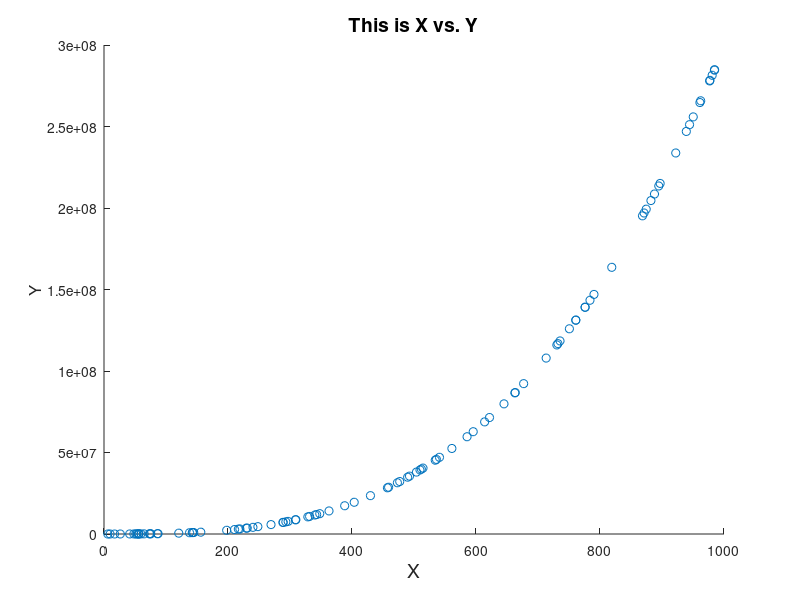
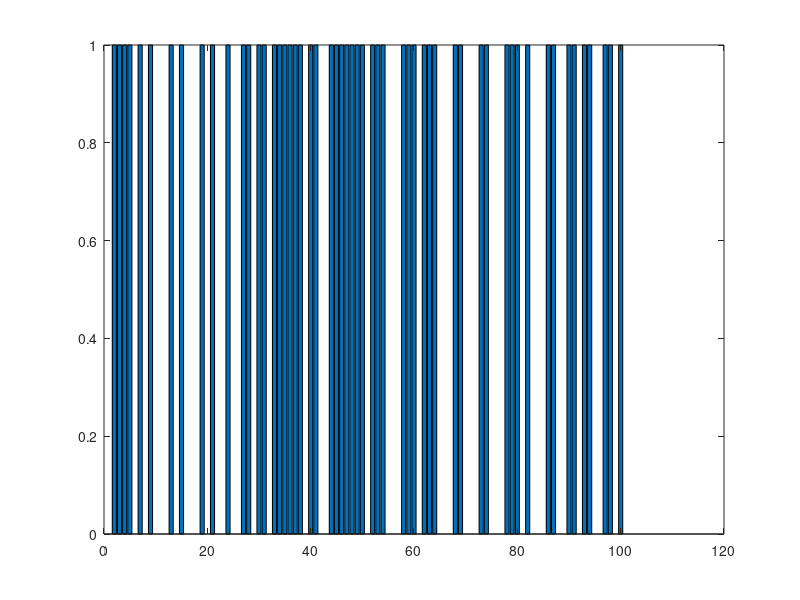

These figures' MATLAB source, in order: (Note: this script raises an error after producing the figures.)
%% Lecture 2 Problem Set %% 

%Basic Matlab Operations%

%Question 1%
random_function = cos(0):0.02:log10(100);
%returns the vector length
 length(random_function)
 %indexes the 25th value in the vector
 random_function(25)
 
 %Question 2%
 %generates a 50x50 matrix of uniformly distributed values from 1 to 500.
 big_matrix = 500*rand(50,50);
 %returns a 1 or 0 for each value in the matrix if the value is > 400
 big_matrix > 400

 
 %Question 3%
 %generates the desired tables plus a desired graph
 %uncertain why the column 1 is still full of zeros in this example, though
 M = zeros(100,2);
 M(:,1) = 1000*rand(100,1);
 x = M(:,1);
 M(:,2) = 0.3*x.^3 -2*x.^2 + 200*x;
 y = M(:,2);
 
 %two approaches to determining the same answer. Remember that values are
 %random
 N = zeros(100,2);
 N(:,1) = 1000*rand(100,1);
 for i = 1:length(N)
     N(i,2) = 0.3*N(i,1).^3 -2*N(i,1).^2 + 200*N(i,1);
 end 
 %need to define these variables either during or after
 x = N(:,1);
 y = N(:,2);
 
 %what happened here is not that the numbers have gone to zero, or that
 %there is an issue with the element-wise operator; the numbers are simply
 %too small to be shown in this format however they are functioning
 %correctly inside the computer
 
 figure;
 scatter(x,y);
 title('This is X vs. Y', 'FontSize', 14);
 xlabel('X', 'FontSize', 14);
 ylabel('Y', 'FontSize', 12);
 
 %I guess sometimes unless we use the figure command then nothing will show
 %up. I feel like this is not consistent with what we see happening in
 %general examples but still
 
 %scatter(N(:,1),N(:,2)); % produces the same result but only if we call a figure; above it
 %This will replace the above figure and leave it with no labels if we
 %leave it uncommented. Hold on and hold off functions are not necessary
 %here because we're dealing with replacements
 
 %Question 4
 for i = 1:length(x)
     if N(i,1) < 350
         N(i,1) = 0;
     else ;N(i,1) >= 350;
         N(i,1) = 1;
     end 
 end 
 %because this is still random, the values will be different every time
 
 %convert to vector
 X = N(:,1);
 figure;
 bar(X);
 
 %RETURNS A BAR CODE WHAAAT
 %This is what a bar code is
 
 %%Section 2: Importing Data%%
 
 NY_gas = xlsread('87-16_gasoline_prices','Data 1','A11:B370');
 %specifies the sheet to be extracted from and then also trims the half
 %years off at the beginning and end
 %we'll need to use annual_profile for this next part to group the data
 %into years
 
 %generates a 12x30 matrix 'annual' 
 annual = annual_profile(NY_gas);
 %returns the average of all the rows for each column
 mean(annual(:,:));
 
 %function to write in matlab is xlswrite
 %specify filename output and then variable name input
 %format is slightly different for csv and other functions (they can take
 %only numbers)
 xlswrite('monthly_average_price', annual);
 
 %%Section 3: Plotting%%
 
 %%Question 1%%
 %define the interval for t (stand-in for x at this moment)
 t = 0:0.01:5;
 s = 2*sin(3*t + 2) + sqrt(5*t + 1);
 
 figure;
 plot(t,s);
 title('Variation of speed over time');
 xlabel('Time (s)');
 ylabel('Speed(ft/s)');
 
 %%Question 2%%
 x = 0:0.01:15; 
 y = 4*sqrt(6*x + 1);
 z = 5*exp(0.3*x) - 2*x;
 
 figure;
 for a = 1:2
     subplot(1,2,a);
     if a == 1
         plot(x,y);
         xlabel('Distance (meters)')
         ylabel('Force (newtons)')
     else ;a == 2;
         plot(x,z);
          xlabel('Distance (meters)')
          ylabel('Force (newtons)')
     end
 end  
 %successfully plots a subplot (is there a more efficient way to do this?
 % the e^x function is written as exp() 
 
 %even though we have a z function in the second part its still referred to
 %by ylabel function. We do have to specify both axes both times here. 
 
 %this is how we plot multiple things on the same graph. The placement of
 %'figure' and 'hold on'/'hold off' is key.
 figure;
 hold on
 plot(x,y)
 plot(x,z)
 xlabel('Distance (meters)')
 ylabel('Force (newtons)')
 legend('y = 4*sqrt(6*x + 1)','z = 5*exp(0.3*x) - 2*x')
 hold off
 %this creates the labels and legends we need for multiple graphs on the
 %same plot
 
 %Question 3%
 
 [A,B] = meshgrid(0:10);
 %creates an A matrix with 11 rows, 11 columns number 0 to 10 left to right
 %in each column. 
 %Then creates a B matrix with 11 rows, 11 columns,
 %numbered 0 to 10 from top to bottom in each column.
 
 [X,Y] = meshgrid(1:50,1:50);
 Z = (((-2.5+X)/10)).^2 + (((-2.5+Y)/10)).^2;
 figure;
 surf(X,Y,Z);
 xlabel('X')
 ylabel('Y')
 zlabel('Z')
 colorbar
 
 %This is another way to do the same task using a series of for loops
 
 %its important to remember that we need to specify where values are being
 %pulled from ex: X(i,j) and Y(i,j) and where they are being assigned
 %Z(i,j)
 [X,Y] = meshgrid(1:50,1:50);
 Z = zeros(50,50);
 for i = 1:50
     for j = 1:50
     Z(i,j) = (((-2.5+X(i,j))/10)).^2 + (((-2.5+Y(i,j))/10)).^2;
     end
 end 
 figure;
 surf(X,Y,Z);
 xlabel('X')
 ylabel('Y')
 zlabel('Z')
 colorbar
 
 %when we are iterating in multiple dimensions (ex in rows and in columns,
 %rather than just through rows) we need to use i, j, k.. n.     
 
%"meshgrid will give you two matricies for X & Y coordinates that cover the
%entire two dimensional space of that vector"

%meshgrid generates a grid of values from an x vector and a y-vector, from
%which we can create a z axis and then plot the lot of these using the '3D'
%capabilities of surf.

%%Question 4%%

%Goal: see if the v_package is <= v_max at which point it will shatter

v_max = 25; %maximum velocity (ft/second) package can handle and remain intact 
m_package = 20; %mass of package (lbs)
g = 32.2; %accelleration due to gravity (ft/second^2)

%these equations help us solve the system numerically
t_min = g/v_max;
h_max = 1/2*g*(t_min).^2; %height which will produce the max allowed impact speed

%and solving for these variables helps us to plot
h = 0:0.1:10;
t = sqrt(2*h./g);
v = g*t;
figure;
plot(h,v);
xlabel('Initial height(feet)');
ylabel('Impact velocity(feet/second)');
title('Package height and Impact Velocity');

%the box won't shatter unless dropped from a very high height


